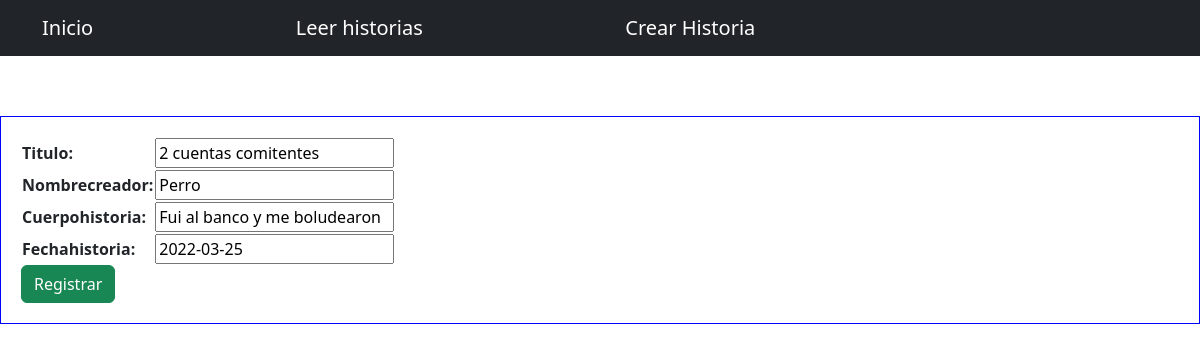
Page /WebBlog/update_historia/5 on the committed database.
### WebBlog/models.py (models this page shows, shortened)
class subirHistoria(models.Model):
    titulo = models.CharField(max_length=40)
    nombreCreador = models.CharField(max_length=40)
    cuerpoHistoria = models.CharField(max_length=9999)
    fechaHistoria = models.DateField()

### WebBlog/views.py (the view)
# urls.py: path('update_historia/<historia_idDB>', update_historia),
def update_historia(request, historia_idDB):
    historia = subirHistoria.objects.get(id = historia_idDB)
    if request.method == "POST":
        formulario =form_historias(request.POST) #get form_familiares from forms.py
        if formulario.is_valid():
            informacion = formulario.cleaned_data
            historia.titulo = informacion["titulo"]
            historia.nombreCreador = informacion["nombreCreador"]
            historia.cuerpoHistoria = informacion["cuerpoHistoria"]
            historia.fechaHistoria = informacion["fechaHistoria"]
            historia.save()
            historias = subirHistoria.objects.all()
            return render(request, "historiasCRUD/read_historias.html", {'historias': historias})
    else:
        formulario = form_historias(initial={"titulo": historia.titulo,"nombreCreador": historia.nombreCreador,"cuerpoHistoria": historia.cuerpoHistoria,"fechaHistoria": historia.fechaHistoria})
    return render(request, "historiasCRUD/update_historia.html", {"formulario": formulario})

### WebBlog/forms.py
class form_historias(forms.Form):
    titulo = forms.CharField(max_length=40)
    nombreCreador = forms.CharField(max_length=40)
    cuerpoHistoria = forms.CharField(max_length=9999)
    fechaHistoria = forms.DateField()

### WebBlog/templates/historiasCRUD/update_historia.html
{% extends "homeWeb.html" %}
{% load static%}
{%block contenido %}
<link rel="stylesheet" href="{%static '/css/bootstrap.min.css'%}">
<link rel="stylesheet" href="{%static '/css/miestilo.css'%}">
<form method="POST"> {% csrf_token %}
    <table>
        {{formulario.as_table}}
    </table>
    <button type="submit" class="btn btn-success">Registrar</button>
</form>
{%endblock%}

### rows in the picture
subirHistoria: titulo "2 cuentas comitentes", nombreCreador "Perro", cuerpoHistoria "Fui al banco y me boludearon", fechaHistoria "2022-03-25"
